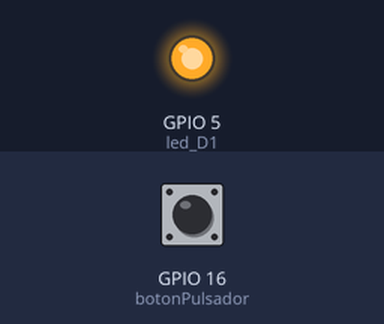
A program run on a simulated ESP8266 board running MicroPython. Parts: output pins drawn as LEDs (lit = HIGH). The test bench sets the inputs (shaded band); at power-on: GPIO 16 (botonPulsador) HIGH. What the program prints to the serial console is not drawn.

Above: at 1.2 s.
1.3 s: GPIO 16 (botonPulsador) pulled LOW for 0.15 s
At 1.37 s:
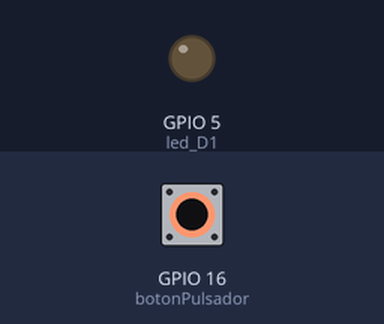
2.9 s: GPIO 16 (botonPulsador) pulled LOW for 3.2 s
At 7.5 s:
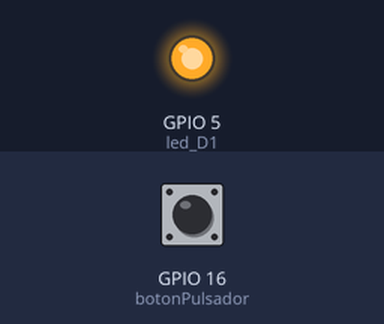
Timing chart, 0 to 9.0 s (numbered marks = the images above; inputs shaded):
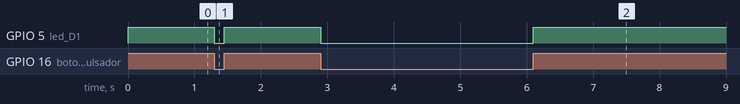

The program:

05_BotonPulsadorLed.py
```python
'''
Info Adicional-->
    https://www.esploradores.com/onebutton/
    https://controlautomaticoeducacion.com/micropython/gpio/
'''

from machine import Pin
import time


botonPulsador = Pin(16, Pin.IN)#D0

led_D1=Pin(5,Pin.OUT)#D1


def delay(miliSegundos):

    time.sleep_ms(miliSegundos)


while True:

    if botonPulsador.value() == 0:

        print("Pulse el Botón")

        led_D1.off()


    if botonPulsador.value() == 1:

        print("Boton Pulsado Correctamente")

        led_D1.on()
        
```

Measured:
- after the input at 1.3 s, GPIO 5 (led_D1): HIGH → LOW at once, → HIGH 0.15 s later
- after the input at 2.9 s, GPIO 5 (led_D1): HIGH → LOW at once, → HIGH 3.2 s later
